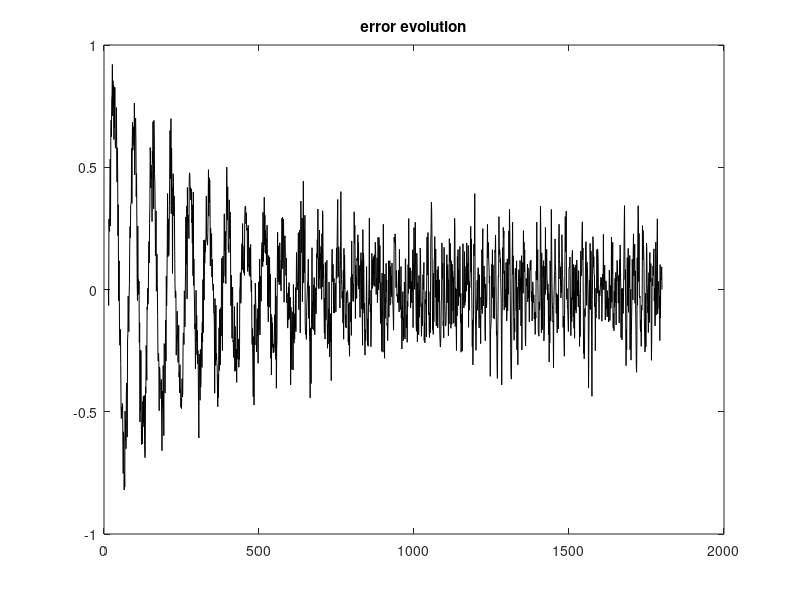
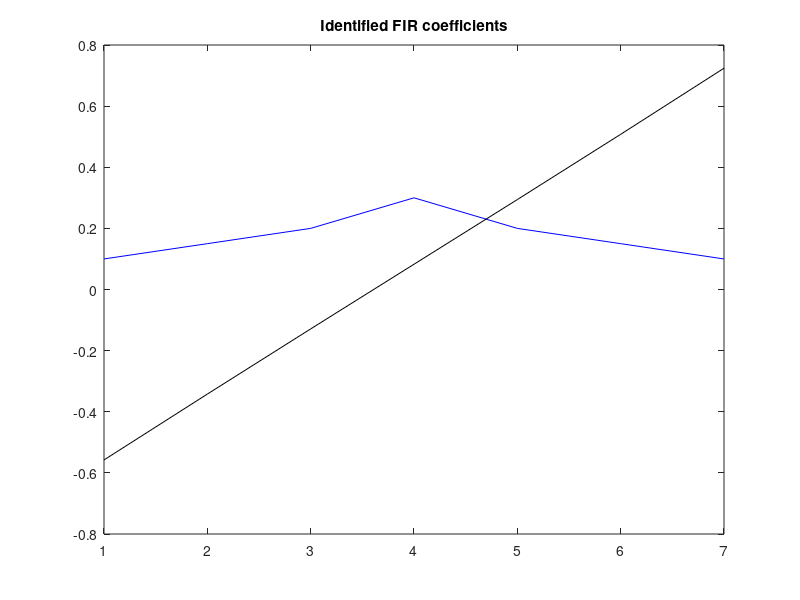
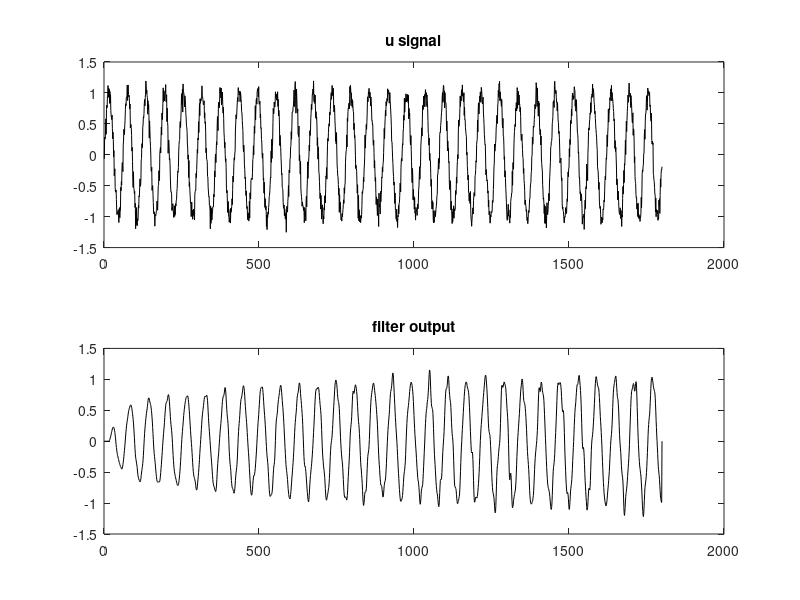

The MATLAB source for these figures, in order:
% Inverse System Identifications using NLMS
% sine signal + noise
fx=1; %signal frequency in Hz
wx=2*pi*fx; %signal frequency in rad/s

fs=60; %sampling frequency in Hz
tiv=1/fs; %time interval between samples;
t=0:tiv:(30-tiv); %time intervals set

x=sin(wx*t); %signal data set
Nx=length(x);
v=0.1*randn(1,Nx); %normal noise
u=x+v; %sine+noise

%The Unknown System-------------------------
wu=[0.1 0.15 0.2 0.3 0.2 0.15 0.1]'; 
Nh=7; %number of FIR coefficients (equal to system order)

%The delayed signal-------------------------
Nd=2*Nh; %two times the filter lenght
d=zeros(1,Nx); d((1+Nd):Nx)=u(1:(Nx-Nd));
 
%-------------------------------------------
%FIR coeff. identification
wh=zeros(Nh,1); %FIR coefficients initialization
uu=zeros(Nh,1); %u vector
er=zeros(1,Nx); %for error recording
fo=zeros(1,Nx); %filter output
so=zeros(1,Nx); %system output

mu=1/(10*Nh); %learning rate

for nn=Nh:Nx-1,
   %actualization of uu
   uu=u(nn:-1:(nn-Nh+1))'; %take a segment and reverse
   %system output
   so(nn)=wu'*uu;
   %filter output
   ss=so(nn:-1:(nn-Nh+1))';
   fo(nn)=wh'*ss;
   %error
   er(nn)=d(nn)-fo(nn);
   %new FIR coeffs
   ipsi=0.01; %small constant, to be edited
   aux=mu/(ipsi+norm(ss));
   wh=wh+((aux*er(nn))*ss);
end;  

%display---------------------------
figure(1)
plot(er,'k'); %error evolution
title('error evolution');

figure(2)
plot(wu,'b'); hold on; %the system
plot(wh,'k'); %the identified inverse
title('Identified FIR coefficients');

figure(3)
subplot(2,1,1)
plot(u,'k'); title('u signal');
subplot(2,1,2)
plot(fo,'k'); title('filter output');
